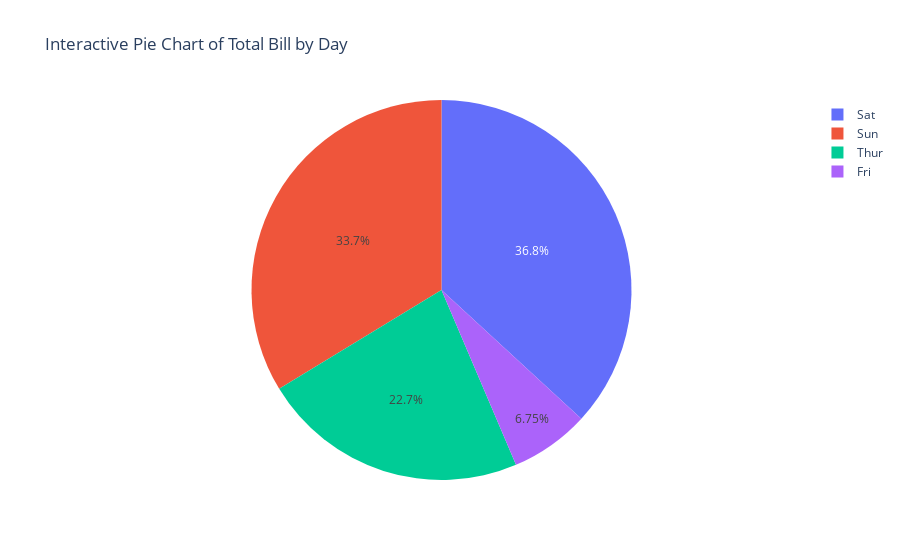

Notebook source saved alongside this figure:
### Markdown cell above
## 3.3. Interactive Pie Chart

Interactive pie charts display proportions and allow users to explore data by interacting with the chart.

### Code cell
fig = px.pie(df, values='total_bill', names='day', title='Interactive Pie Chart of Total Bill by Day')
fig.show()

### Figure 1 — Plotly figure (JSON) as saved in the notebook; plotly's stock layout.template omitted (floating-point values rounded to 4 significant figures; data arrays with more than 128 entries replaced by an {"elided": "..."} marker saying what was removed)
{"data": [{"domain": {"x": [0, 1], "y": [0, 1]}, "hovertemplate": "day=%{label}<br>total_bill=%{value}<extra></extra>", "labels": {"elided": "244 str values"}, "legendgroup": "", "name": "", "showlegend": true, "type": "pie", "values": {"elided": "244 float values"}}], "layout": {"legend": {"tracegroupgap": 0}, "title": {"text": "Interactive Pie Chart of Total Bill by Day"}}}
